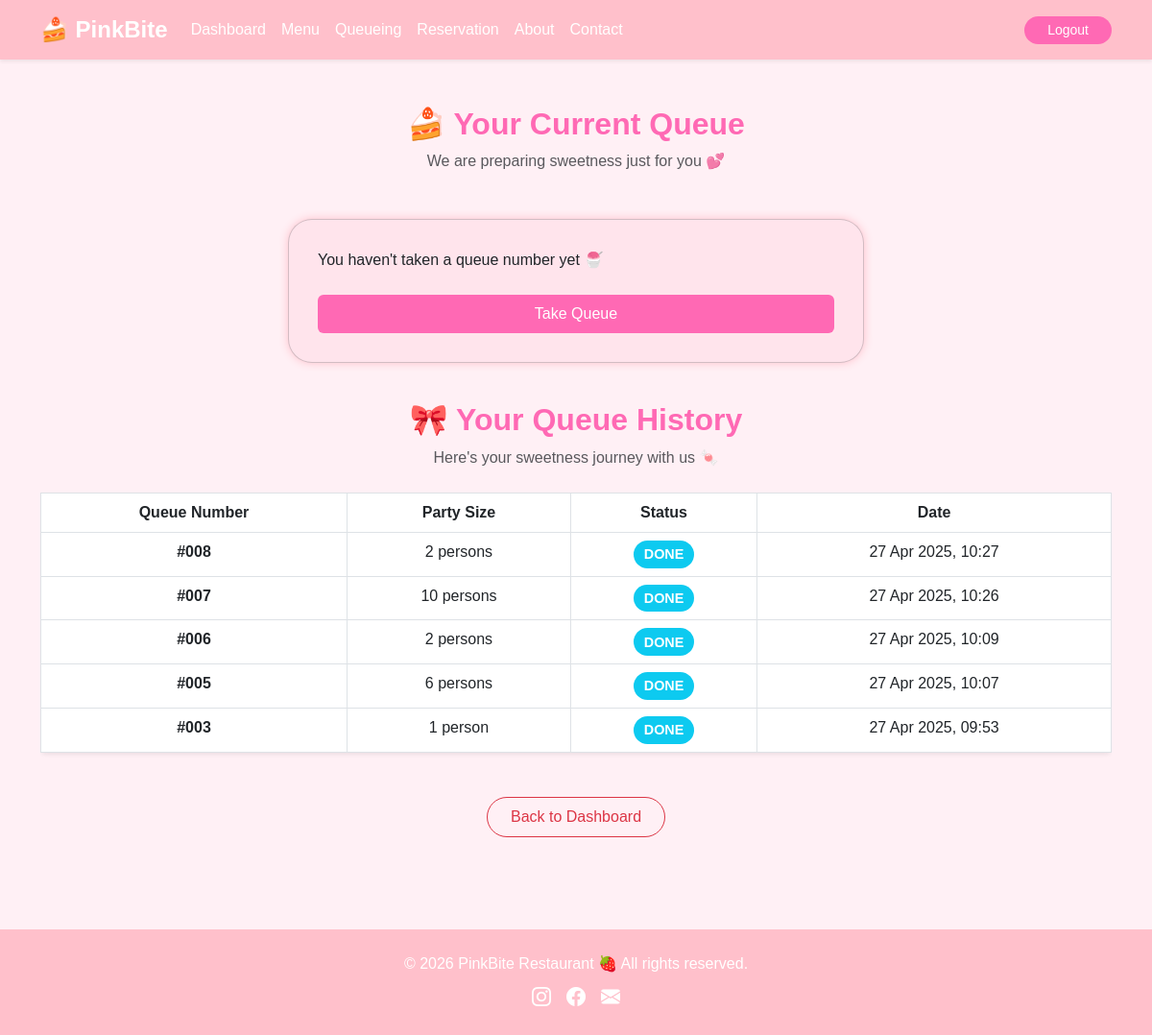
Screenshot of /queueing.php (signed in) with the database file from the repository.
### tables this page shows
CREATE TABLE `queue` (
  `id` int(11) NOT NULL,
  `user_id` int(11) DEFAULT NULL,
  `queue_number` int(11) DEFAULT NULL,
  `party_size` int(11) NOT NULL DEFAULT 1,
  `status` enum('waiting','called','done','seated') DEFAULT 'waiting',
  `created_at` timestamp NOT NULL DEFAULT current_timestamp()
);

### queueing.php (the view, shortened to what this page needs)
<?php
include 'config.php';
$user_id = $_SESSION['user_id'];
$queryCurrent = "SELECT * FROM queue WHERE user_id = $user_id AND status IN ('waiting', 'called') ORDER BY created_at DESC LIMIT 1";
$resultCurrent = mysqli_query($conn, $queryCurrent);
$queue = mysqli_fetch_assoc($resultCurrent);
        ?>
        <?php
$calledResult = mysqli_query($conn, "SELECT MIN(queue_number) AS current FROM queue WHERE status = 'called'");
$called = mysqli_fetch_assoc($calledResult);
$currentCalled = $called['current'] ?? 0;
$estimatePerPerson = 3;
$queryHistory = "SELECT * FROM queue WHERE user_id = $user_id ORDER BY created_at DESC";
$resultHistory = mysqli_query($conn, $queryHistory);
include 'header.php';
?>
<div class="container py-5">
    <div class="text-center mb-5">
        <h2>🍰 Your Current Queue</h2>
        <p class="text-muted">We are preparing sweetness just for you 💕</p>
    </div>
    <div class="card card-queue mx-auto" style="max-width: 600px;">
        <?php if ($queue): ?>
            <h4>Queue Number</h4>
            <div class="display-4 mb-3" style="font-weight:bold; color: #d63384;">
                #<?= str_pad($queue['queue_number'], 3, '0', STR_PAD_LEFT) ?>
            </div>
            <?php
                $waitingAhead = max(0, $queue['queue_number'] - $currentCalled - 1);
                $estimatedTime = $waitingAhead * $estimatePerPerson;
            ?>
            <ul class="list-group mb-4 text-start">
                <li class="list-group-item">📍 <strong>Restaurant:</strong> PinkBite Resto</li>
                <li class="list-group-item">🗓️ <strong>Date:</strong> <?= date('l, d M Y', strtotime($queue['created_at'])) ?></li>
                <li class="list-group-item">⌛ <strong>People ahead:</strong> <?= $waitingAhead ?></li>
                <li class="list-group-item">⏱️ <strong>Estimated wait:</strong> <?= $estimatedTime ?> minutes</li>
                <li class="list-group-item">📌 <strong>Location:</strong> President University Campus Area</li>
            </ul>
            <p class="text-muted">Please stay nearby. You'll be called soon 🥰</p>
        <?php else: ?>
            <p class="mb-4">You haven't taken a queue number yet 🍧</p>
            <a href="?take=true" class="btn btn-pink px-4 py-2">Take Queue</a>
        <?php endif; ?>
    </div>
    <div class="text-center mb-4">
        <h2>🎀 Your Queue History</h2>
        <p class="text-muted">Here's your sweetness journey with us 🍬</p>
    </div>
    <?php if (mysqli_num_rows($resultHistory) > 0): ?>
        <div class="table-responsive">
            <table class="table table-bordered table-hover text-center bg-white shadow-sm rounded">
                <thead class="table-pink">
                    <tr>
                        <th>Queue Number</th>
                        <th>Party Size</th>
                        <th>Status</th>
                        <th>Date</th>
                    </tr>
                </thead>
                <tbody>
                    <?php while ($row = mysqli_fetch_assoc($resultHistory)): ?>
                        <tr>
                            <td><strong>#<?= str_pad($row['queue_number'], 3, '0', STR_PAD_LEFT) ?></strong></td>
                            <td><?= $row['party_size'] ?> person<?= $row['party_size'] > 1 ? 's' : '' ?></td>
                            <td>
                                <?php
                                    $badgeClass = 'secondary';
                                    if ($row['status'] === 'waiting') $badgeClass = 'warning';
                                    elseif ($row['status'] === 'called') $badgeClass = 'success';
                                    elseif ($row['status'] === 'done') $badgeClass = 'info';
                                    elseif ($row['status'] === 'cancelled') $badgeClass = 'danger';
                                ?>
                                <span class="badge bg-<?= $badgeClass ?> text-uppercase"><?= $row['status'] ?></span>
                            </td>
                            <td><?= date('d M Y, H:i', strtotime($row['created_at'])) ?></td>
                        </tr>
                    <?php endwhile; ?>
                </tbody>
            </table>
        </div>
    <?php endif; ?>
    <div class="text-center back-btn">
        <a href="customer_dashboard.php" class="btn btn-outline-danger rounded-pill px-4 py-2">Back to Dashboard</a>
    </div>
</div>
<?php include 'footer.php'; ?>

### header.php (style rules this page uses)
body { background-color: #fff0f5; font-family: 'Segoe UI', Tahoma, Geneva, Verdana, sans-serif; }
.btn-pink { background-color: #ff69b4; color: white; border: none; font-weight: 500; transition: 0.3s; }

### queueing.php (style rules this page uses)
body { background-color: #fff0f5; font-family: 'Poppins', sans-serif; }
h2, h4 { color: #ff69b4; font-weight: bold; }
.btn-pink { background-color: #ff69b4; color: white; border: none; transition: all 0.3s ease; }
.card-queue { background-color: #ffe4ec; border-radius: 25px; padding: 30px; margin-bottom: 40px; box-shadow: 0 0 10px #ffc0cb; }
.table-pink { background-color: #ffb6c1; color: white; }
.badge { padding: 0.5em 0.75em; border-radius: 20px; font-size: 0.9rem; }
.shadow-sm { box-shadow: 0 0.125rem 0.25rem rgba(0, 0, 0, 0.075); }
.rounded { border-radius: 20px; }
.back-btn { margin-top: 30px; }

### rows the page displays
queue: queue_number "008", party_size "2", status "DONE", created_at "27 Apr 2025, 10:27"
queue: queue_number "007", party_size "10", status "DONE", created_at "27 Apr 2025, 10:26"
queue: queue_number "006", party_size "2", status "DONE", created_at "27 Apr 2025, 10:09"
queue: queue_number "005", party_size "6", status "DONE", created_at "27 Apr 2025, 10:07"
queue: queue_number "003", party_size "1", status "DONE", created_at "27 Apr 2025, 09:53"
